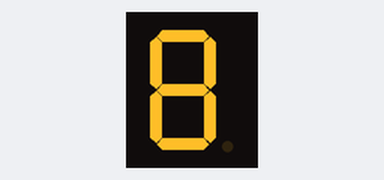
Bench run of a sketch on a simulated Arduino Uno, built with avr-gcc and run on an emulated ATmega328P. On the bench: 1-digit seven-segment display. Random numbers use the default seed unless the sketch sets one.

Above: at 1.1 s.
At 8.1 s:
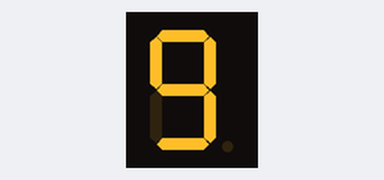
At 10.1 s:
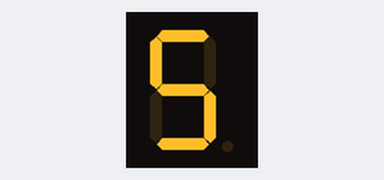
At 12.1 s:
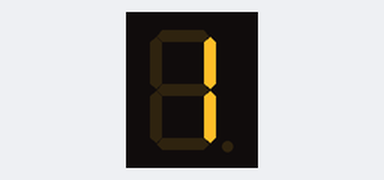
At 25.1 s:
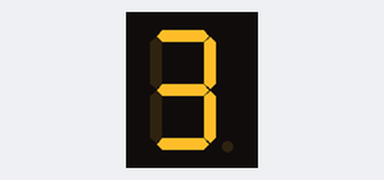
At 31.1 s:
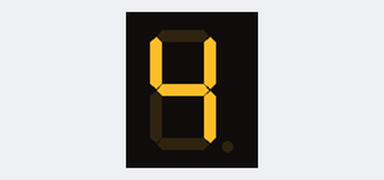

Measured:
- what the display in image 0 shows lasts 1.0 s, from 1.0 s to 2.0 s
- what the display in image 1 shows lasts 2.0 s, from 8.0 s to 10.0 s

The sketch:

7_seg_display_-_1_digit_-_dice.ino
```cpp
#include "SevSeg.h"
SevSeg sevseg;

void setup() {
  byte numDigits = 1;
  byte digitPins[] = {};
  byte segmentPins[] = {6, 5, 2, 3, 4, 7, 8, 9};
  bool resistorsOnSegments = true;

  byte hardwareConfig = COMMON_CATHODE;
  sevseg.begin(hardwareConfig, numDigits, digitPins, segmentPins, resistorsOnSegments);
  sevseg.setBrightness(90);
  randomSeed(A0);
}

void loop() {
    sevseg.setNumber(random(0,10));
    delay(1000);
    sevseg.refreshDisplay();
}
```
